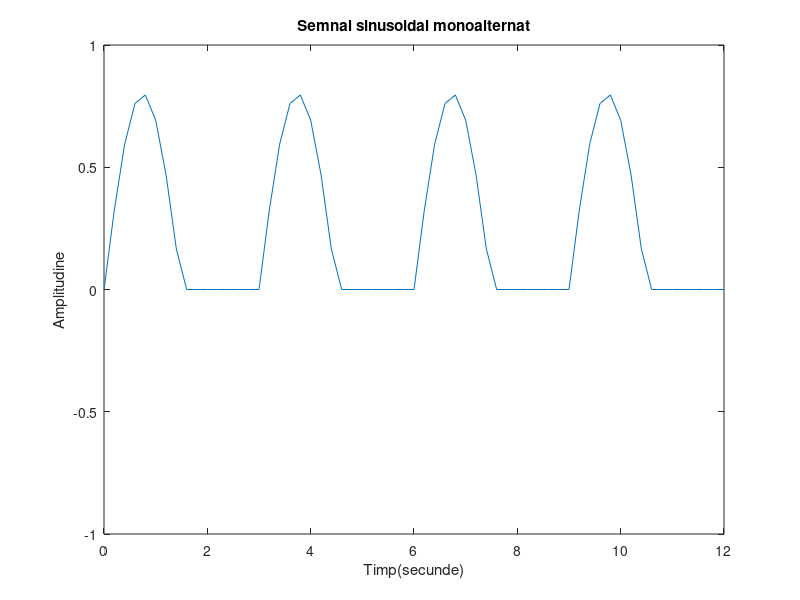

MATLAB code for this plot:
t=0:0.2:12;
%200ms
y=sin(2*pi*1/3*t);
x=abs(y);
%Folosim functia abs pentru a obtine valoarea absoluta a lui y
z=0.8*((x+y)/2);
%->Vom folosi functia plot pentru a genera grafice cu parametrii t si z
plot(t,z);
%->Folosim functia axis pentru a delimita spectrele de valori ale graficului generat de plot pentru a se incadra corespunzator in parametri
axis([0 12 -1 1])
%->Acum graficul se va intinde de la 0 la 12 pe Ox si de a -1 la 1 pe Oy
%Am denumit axa Ox
xlabel('Timp(secunde)')
%Am denumit axa Oy
ylabel('Amplitudine')
title('Semnal sinusoidal monoalternat')
